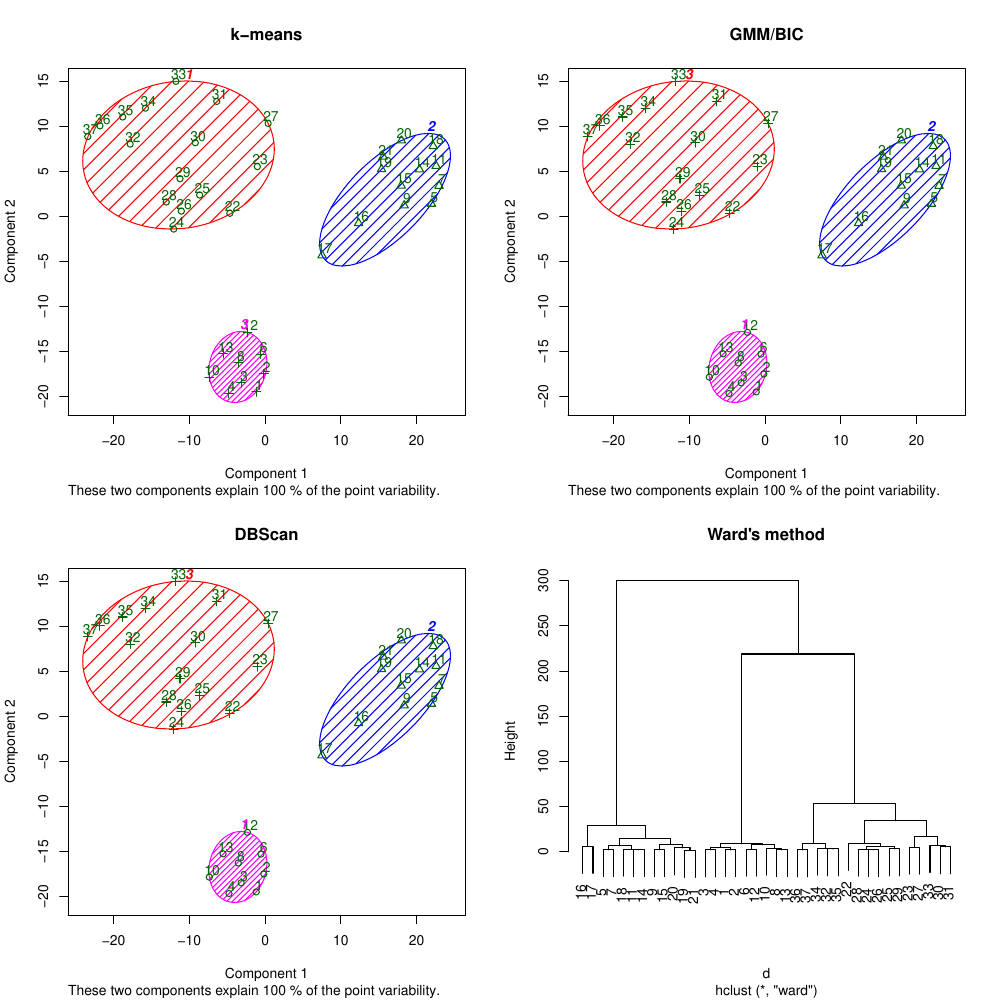

Write R code to recreate this figure.
#loading required libraries

library(cluster)
library(mclust)
library(fpc)

#loading sample dataset
clusdata <- read.csv("spaeth_01.csv",header=F,sep=",")

#creating euclidean distance metric
d <- dist(clusdata,method="euclidean")

#running k means
fitk <- kmeans(clusdata,3)

#running wards method
fitw<-hclust(d,method="ward")

#running gmm
fitg<-Mclust(clusdata,3)

#running dbscan
fitd<-dbscan(clusdata,10,MinPts=5,method="raw")

#multiplotting and saving in pdf
pdf('comparicluster.pdf',height=10,width=10)
par(mfrow=c(2,2))
clusplot(clusdata, fitk$cluster, color=TRUE, shade=TRUE,labels=2, lines=0,main="k-means")
clusplot(clusdata, fitg$classification, color=TRUE, shade=TRUE,labels=2, lines=0,main="GMM/BIC") 
clusplot(clusdata, fitd$cluster, color=TRUE, shade=TRUE,labels=2, lines=0,main="DBScan")
plot(fitw,main="Ward's method")
dev.off()

